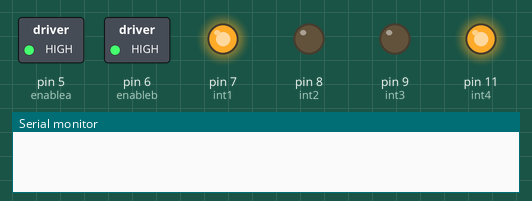
A sketch run on a simulated Arduino Uno, built with avr-gcc and run on an emulated ATmega328P. Parts: switched loads named in the sketch (green lamp = pin HIGH), output pins drawn as LEDs (lit = HIGH), the last lines printed to the serial monitor. At 9.2 s the program stops and its outputs stay as they are.

Above: at 0.1 s.
At 4.1 s:
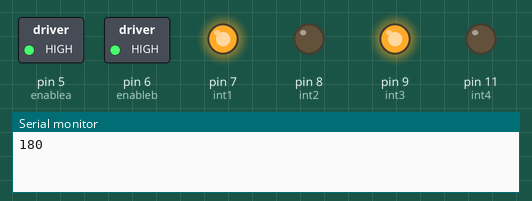
At 8.7 s:
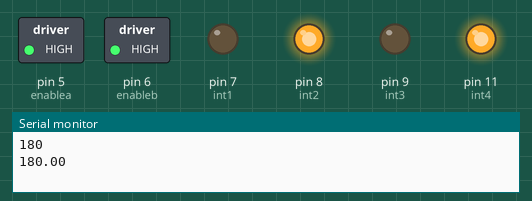
At 9.3 s:
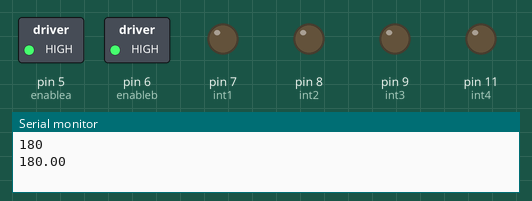
Timing chart, 0 to 10.7 s (numbered marks = the images above):
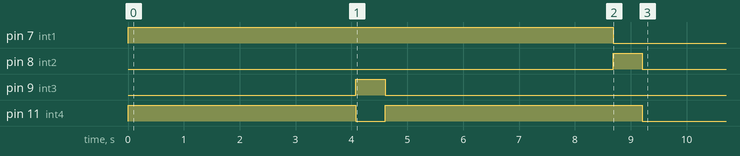

Measured:
- by itself, pin 7 (int1): LOW → HIGH at 0.00 s, → LOW 8.7 s later
- by itself, pin 8 (int2): LOW → HIGH at 8.7 s, → LOW 0.52 s later
- by itself, pin 9 (int3): LOW → HIGH at 4.1 s, → LOW 0.52 s later
- by itself, pin 11 (int4): alternates HIGH for 4.3 s and LOW for 0.52 s

The sketch:

Different_Functions.ino
```cpp
int enablea=5;
int enableb=6;
int int1=7;
int int2=8;
int int3=9;
int int4=11;
float floater; //Distance float
int rotation; //Degree float
void setup()
{
  //Setup all the varibales as OUTPUT, and set the enable pins to HIGH using digitalWrite.
  Serial.begin(9600);
  //Serial.begin is used to allow the Arduino to communicate with the serial monitor via the USB connector.
  //(9600) represents the baud rate which dictates how fast the data is sent. It is measured in bits per second.
  pinMode(enablea,OUTPUT);
  pinMode(enableb,OUTPUT);
  pinMode(int1,OUTPUT);
  pinMode(int2,OUTPUT);
  pinMode(int3,OUTPUT);
  pinMode(int4,OUTPUT);
  digitalWrite(enablea,HIGH);
  digitalWrite(enableb,HIGH);
}
void loop() //The values in the brackets (10)/(180) can be changed for any number, this was just to help me understand the car.
{
  forward(10); //Forward 10 feet
  rightturn(180); //Turn right 180 degrees
  forward(10); //Forward 10 feet
  leftturn(180); //Turn left 180 degrees
  while(2==2){ } //Allows the program to run
}

void forward(float floater)
{
  float floater2;
  digitalWrite(int1,HIGH);
  digitalWrite(int2,LOW);
  digitalWrite(int3,LOW);
  digitalWrite(int4,HIGH);
  floater2=floater/2.45*1000;
  //The 2.45 is an experimentally determined rate. I had determined that the car travelled 6.125 feet in 2.5 seconds (give or take)
  //I used this as a global rate for forward and backward travel.
  delay(floater2); //The "delay" is in a sense the time it takes for the car to stop in this case.
  stopCar();
}

void backward(float floater)
{
  float floater2;
  digitalWrite(int1,LOW);
  digitalWrite(int2,HIGH);
  digitalWrite(int3,HIGH);
  digitalWrite(int4,LOW);
  floater2=floater/2.45*1000;
  delay(floater2);
  stopCar();
}

void rightturn(int degrees1)
{
  float floater2;
  digitalWrite(int1,HIGH);
  digitalWrite(int2,LOW);
  digitalWrite(int3,HIGH);
  digitalWrite(int4,LOW);
  floater2=degrees1/345.*1000.;
  //The 345 is an experimentally determined rate. I had determined that the car travelled turned 1990 degrees in five seconds (give or take)
  //I used this as a global rate for turning left and right
  Serial.println(degrees1);
  delay(floater2);
  stopCar();
}

void leftturn(float degrees1)
{
  float floater2;
  digitalWrite(int1,LOW);
  digitalWrite(int2,HIGH);
  digitalWrite(int3,LOW);
  digitalWrite(int4,HIGH);
  floater2=degrees1/345.*1000.;
  Serial.println(degrees1);
  delay(floater2);
  stopCar();
}

void stopCar()//Stops all motors
{
digitalWrite(int1,LOW);
digitalWrite(int2,LOW);
digitalWrite(int3,LOW);
digitalWrite(int4,LOW);
}
```
